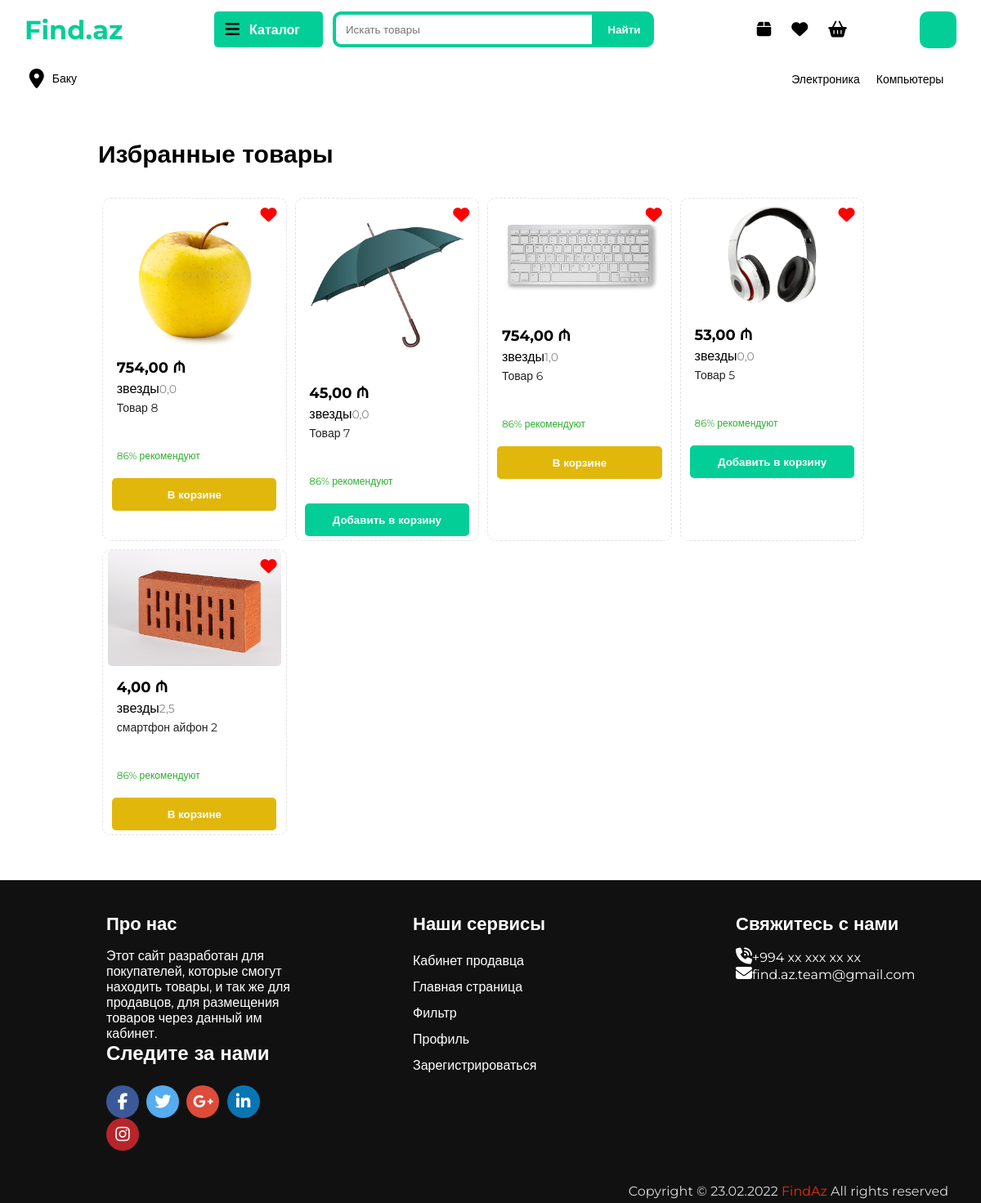
Page /favorites/ (signed in) on the committed database.
### homepage/models.py (models this page shows, shortened)
class Category(models.Model):
    name = models.CharField(max_length=100, db_index=True, unique=True, verbose_name="Категории")
    slug = models.SlugField(max_length=255, unique=True, db_index=True, verbose_name="URL")
    icon = models.CharField(max_length=255, verbose_name="Класс иконки")
    topic = models.CharField(max_length=255, verbose_name="Класс категории")
    def get_absolute_url(self):
        return reverse('category', kwargs={"catslug": self.slug})
    class Meta:
        verbose_name = "Категория"
        verbose_name_plural = "Категории"
        ordering = ['id']

class Tovar(models.Model):
    title = models.CharField(max_length=255, verbose_name="Название Товара")
    title_small = models.CharField(max_length=255, null=True, verbose_name="Название товара для поиска")
    slug = models.SlugField(max_length=255, unique=True, db_index=True, verbose_name="URL")
    for_adult = models.BooleanField(default=False, verbose_name="Товар для взрослых")
    barcode = models.CharField(max_length=255, verbose_name="Штрих код")
    brand = models.CharField(max_length=255, verbose_name="Бренд или производитель")
    weight = models.CharField(max_length=20, verbose_name="Вес")
    height = models.CharField(max_length=20, verbose_name="Высота")
    width = models.CharField(max_length=20, verbose_name="Ширина")
    length = models.CharField(max_length=20, verbose_name="Длина")
    country_of_origin = models.CharField(max_length=255, verbose_name="Страна производства")
    producer = models.CharField(max_length=255, verbose_name="Изготовитель")
    age_to_use = models.CharField(max_length=255, verbose_name="С какого возраста пользоваться")
    expiration_date_for_meal = models.CharField(max_length=255, verbose_name="Срок годности")
    expiration_date_for_gadgets = models.CharField(max_length=255, verbose_name="Срок службы")
    guarantee_period = models.CharField(max_length=255, verbose_name="Гарантийный период")
    content = models.TextField(verbose_name="Описание Товара")
    content_small = models.TextField(null=True, verbose_name="Описание Товара")
    photo_main = models.ImageField(upload_to=content_file_name, verbose_name="Фото главное")
    photo_1 = models.ImageField(upload_to=content_file_name, verbose_name="Фото 1", blank=True)
    photo_2 = models.ImageField(upload_to=content_file_name, verbose_name="Фото 2", blank=True)
    photo_3 = models.ImageField(upload_to=content_file_name, verbose_name="Фото 3", blank=True)
    photo_4 = models.ImageField(upload_to=content_file_name, verbose_name="Фото 4", blank=True)
    photo_5 = models.ImageField(upload_to=content_file_name, verbose_name="Фото 5", blank=True)
    photo_6 = models.ImageField(upload_to=content_file_name, verbose_name="Фото 6", blank=True)
    photo_7 = models.ImageField(upload_to=content_file_name, verbose_name="Фото 7", blank=True)
    photo_8 = models.ImageField(upload_to=content_file_name, verbose_name="Фото 8", blank=True)
    price = models.DecimalField(max_digits=10, decimal_places=2, verbose_name="Цена")
    price_with_skidka = models.DecimalField(max_digits=10, decimal_places=2, verbose_name="Цена со скидкой")
    time_create = models.DateTimeField(auto_now_add=True, verbose_name="Время создания")
    time_update = models.DateTimeField(auto_now=True, verbose_name="Время загрузки")
    cat = models.ForeignKey('Category', on_delete=models.PROTECT, verbose_name="Категории")
    podcat = models.ForeignKey('PodCat', on_delete=models.PROTECT, verbose_name="Подкатегории")
    podpodcat = models.ForeignKey('PodPodCat', on_delete=models.PROTECT, verbose_name="Подподкатегория")
    properties = models.JSONField(verbose_name="Характеристики в подподкатегории")
    created_by = models.ForeignKey("User", on_delete=models.CASCADE, verbose_name="Кем добавлено")
    open_times = models.SmallIntegerField(default=0, verbose_name="Сколько раз открыто")
    rating = models.FloatField(default=0)
    rating_from_user = models.ManyToManyField("User", related_name="rating_user", through="Rating_andComments")
    def get_absolute_url(self):
        return reverse('showtovar', kwargs={"tovarslug": self.slug})
    class Meta:
        verbose_name = "Товар"
        verbose_name_plural = "Товары"
        ordering = ['-time_create']

### homepage/views.py (the view)
# urls.py: path('favorites/', show_favorites, name='show_favorites'),
@login_required(redirect_field_name="login")
def show_favorites(request):
    cats = Category.objects.all()
    podcats = PodCat.objects.all()
    podpodcats = PodPodCat.objects.all()
    fav_user = auth.get_user(request)
    tovari = fav_user.user_favorite.all()
    cart_tovari = fav_user.user_cart.all()
    data = {
        "tovari": tovari,
        "cart_tovari": cart_tovari,
        "cats": cats,
        "pcats": podcats,
        "ppcats": podpodcats,
        "salesman": fav_user,
        "title": "FindAz - Избранные"
    }
    return render(request, 'homepage/izbranniy.html', data)

### homepage/models.py (called while the page is built)
    def get_absolute_url(self):
        return reverse('podcategory', kwargs={"podcatslug": self.slug})

    def get_absolute_url(self):
        return reverse('podpodcategory', kwargs={"podpodcatslug": self.slug})

    def get_absolute_url(self):
        return reverse('profile', kwargs={"place_slug": self.place_slug})

### homepage/templates/homepage/izbranniy.html (shortened to what this page needs)
{% extends "homepage/layout.html" %}
{% block content %}
    <main class="izbranniy-main">
        <div class="izbranniy-content">
            <h2>Избранные товары</h2>
            <div class="tovari">
                {% if tovari %}
                    {% for tovar in tovari %}
                    <div class="qlavniy-tovar">
						<div class="izbranniy-tovar">
                            {% if request.user.is_authenticated %}
                                <label for="{{ tovar.pk }}" class="{% if tovar in tovari %}red{% endif %}">
                                    <i class="fa-solid fa-heart {{ tovar.pk }}"></i>
                                </label>
                            {% else %}
                                <i class="fa-solid fa-heart"></i>
                            {% endif %}
                        </div>
						<a href="{{ tovar.get_absolute_url }}">
							<div class="qlavniy-tovar-img"><img src="{{ tovar.photo_main.url }}" alt=""></div>
							<span class="tovar-info">
                                <div class="chena">{{ tovar.price }} ₼</div>
                                <div class="reyting">
                                    <div class="zvezda">звезды</div>
                                    <div class="chislo-ochenik">{{ tovar.rating }}</div>
                                </div>
                                <div class="tovar-name">{{ tovar.title|truncatewords:10 }}</div>
                                <div class="rekomenduyemost">86% рекомендуют</div>
						    </span>
						</a>
						{% if tovar in cart_tovari %}
						    <div class="button"><input type="button" value="В корзине" style="background-color: #e1b70c"></div>
                        {% else %}
						    <div class="button"><input type="button" value="Добавить в корзину"></div>
                        {% endif %}
					</div>
                    {% endfor %}
                {% else %}
                    Избранных нет :(
                {% endif %}
            </div>
        </div>
    </main>
{% endblock content %}

### homepage/templates/homepage/layout.html (shortened to what this page needs)
{% load static %}
<!DOCTYPE html>
	<html lang="en">
	<head>
		<link rel="stylesheet" type="text/css"  href="{% static 'homepage/css/style-new.css' %}">
	</head>
	<body>
	<header class="desktop-header">
		<div class="pervaya-stupen">
			<div class="logo">
				<div class="logo-text"><a href="{% url 'home' %}">Find.az</a></div>
			</div>
			<div class="poiskovoy-div">
				<div class="katalog" onclick="movekatalog()">
					<div class="katalog-icon"><i class="fa-solid fa-bars"></i></div>
					<div class="katalog-text">Каталог</div>
				</div>
				<div class="poiskovik">
                    <input type="text" placeholder="Искать товары" class="poisk-tovarov">
                    <input type="button" value="Найти">
				</div>
			</div>
			<div class="knopochniy-div">
				<div class="zakazi">
					<a href="{% if request.user.is_authenticated %}{% else %}{% url 'login' %}{% endif %}">
						<div class="zakazi-icon"><i class="fa-solid fa-box"></i></div>
					</a>
				</div>
				<div class="izbrannoe">
					<a href="{% if request.user.is_authenticated %}{% url 'show_favorites' %}{% else %}{% url 'login' %}{% endif %}">
						<div class="izbranoe-icon"><i class="fa-solid fa-heart"></i></div>
					</a>
				</div>
				<div class="korzina">
					<a href="{% if request.user.is_authenticated %}{% url 'show_cart' %}{% else %}{% url 'login' %}{% endif %}">
						<div class="korzina-icon"><i class="fa-solid fa-basket-shopping"></i></div>
					</a>
				</div>
			</div>
			{% if request.user.is_authenticated %}
				<div  class="logo-of-profile-in-mainpg">
					<div class="img">
						<img src="">
					</div>
				</div>
			{% endif %}
		</div>
		<div class="ftoraya-stupen">
			<div class="mesopolojeniye">
				<div class="mesopolojeniye-icon"><i class="fa-solid fa-location-dot"></i></div>
				<div class="mesopolojeniye-qorod">Баку</div>
			</div>
			<div class="top-kateqorii">
				<ul class="spisok-kateqoriy">
                    {% for i in cats %}
                        <li><a href="{{ i.get_absolute_url }}">{{ i.name }}</a></li>
                    {% endfor %}
				</ul>
			</div>
		</div>
	</header>
	{% block content %}
	{% endblock content %}
    <footer>
		<div class="content">
			<div class="left box">
				<div class="upper">
					<div class="topic">Про нас</div>
					<p>Этот сайт разработан для покупателей, которые смогут находить товары, и так же для продавцов, для размещения товаров через данный им кабинет.</p>
				</div>
				<div class="footer-social-link">
				<h3>Следите за нами</h3>
				<ul>
					<li>
						<a href="#">
							<i class="fa fa-facebook"></i>
						</a>
					</li>
					<li>
						<a href="#">
							<i class="fa fa-twitter"></i>
						</a>
					</li>
					<li>
						<a href="#">
							<i class="fa fa-google-plus"></i>
						</a>
					</li>
					<li>
						<a href="#">
							<i class="fa fa-linkedin"></i>
						</a>
					</li>
					<li>
						<a href="#">
							<i class="fa fa-instagram"></i>
						</a>
					</li>
				</ul>
			</div>
			</div>
			<div class="middle box">
				<div class="topic">Наши сервисы</div>
				<div><a href="{% if user.is_seller == True %}{% url "addtovar" %}{% else %}{% url 'login' %}{% endif %}">Кабинет продавца</a></div>
				<div><a href="{% url "home" %}">Главная страница</a></div>
				<div><a href="{% url "home" %}">Фильтр</a></div>
				<div><a href="{% if user.is_seller == True %}{{ user.get_absolute_url }}{% else %}{% url 'login' %}{% endif %}">Профиль</a></div>
				<div><a href="{% url "register" %}">Зарегистрироваться</a></div>
			</div>
			<div class="right box">
				<div class="topic">Свяжитесь с нами</div>
				<div class="phone">
					<a href="#"><i class="fas fa-phone-volume"></i>+994 xx xxx xx xx</a>
				</div>
				<div class="email">
					<a href="#"><i class="fas fa-envelope"></i>find.az.team@gmail.com</a>
				</div>
			</div>
		</div>
		<div class="bottom">
			<p>Copyright © 23.02.2022 <a href="#">FindAz</a> All rights reserved</p>
		</div>
	</footer>
</body>
</html>

### rows in the picture
Category: name "Электроника"
Category: name "Компьютеры"
Tovar: photo_main (picture), price "754,00", rating "0,0", title "Товар 8"
Tovar: photo_main (picture), price "45,00", rating "0,0", title "Товар 7"
Tovar: photo_main (picture), price "754,00", rating "1,0", title "Товар 6"
Tovar: photo_main (picture), price "53,00", rating "0,0", title "Товар 5"
Tovar: photo_main (picture), price "4,00", rating "2,5", title "смартфон айфон 2"
